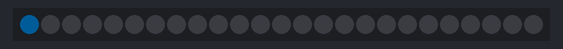
This sketch was run on a simulated ESP32. On the bench: 25 RGB LEDs in strip order, left to right. Dim RGB values are drawn brighter than linear.

Above: at 0.1 s.
At 0.7 s:
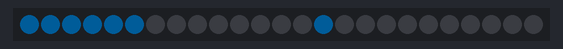
At 1.31 s:
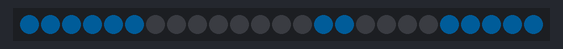
At 1.91 s:
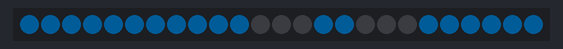
At 2.5 s:
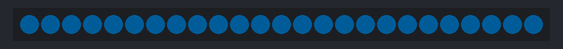

The sketch:

LED_Matrix_Spiral_Fill_Animation.ino
```cpp
/*
 * This program illuminates every pixel of the 5x5 RGB matrix
 * one-by-one in a clockwise spiral from the outside toward
 * the center using a FreeRTOS task.
 */

#include <Arduino.h>
#include <Adafruit_NeoPixel.h>

#define MATRIX_PIN 7
#define NUM_LEDS   25

Adafruit_NeoPixel matrix(
  NUM_LEDS,
  MATRIX_PIN,
  NEO_GRB + NEO_KHZ800
);

int pixelXY(int x, int y)
{
  if (y % 2 == 0)
    return y * 5 + x;

  return y * 5 + (4 - x);
}

// FreeRTOS Task for handling the matrix spiral animation
void matrixSpiralTask(void *pvParameters)
{
  while (true)
  {
    matrix.clear();

    int left = 0;
    int right = 4;
    int top = 0;
    int bottom = 4;

    // Walk inward in clockwise order
    while (left <= right && top <= bottom)
    {
      for (int x = left; x <= right; x++)
      {
        matrix.setPixelColor(
          pixelXY(x, top),
          matrix.Color(0, 150, 255)
        );
        matrix.show();
        vTaskDelay(pdMS_TO_TICKS(100));
      }

      top++;

      for (int y = top; y <= bottom; y++)
      {
        matrix.setPixelColor(
          pixelXY(right, y),
          matrix.Color(0, 150, 255)
        );
        matrix.show();
        vTaskDelay(pdMS_TO_TICKS(100));
      }

      right--;

      if (top <= bottom)
      {
        for (int x = right; x >= left; x--)
        {
          matrix.setPixelColor(
            pixelXY(x, bottom),
            matrix.Color(0, 150, 255)
          );
          matrix.show();
          vTaskDelay(pdMS_TO_TICKS(100));
        }

        bottom--;
      }

      if (left <= right)
      {
        for (int y = bottom; y >= top; y--)
        {
          matrix.setPixelColor(
            pixelXY(left, y),
            matrix.Color(0, 150, 255)
          );
          matrix.show();
          vTaskDelay(pdMS_TO_TICKS(100));
        }

        left++;
      }
    }

    vTaskDelay(pdMS_TO_TICKS(500));
  }
}

void setup()
{
  matrix.begin();
  matrix.setBrightness(25);
  matrix.clear();
  matrix.show();

  // Create the FreeRTOS task
  xTaskCreate(
    matrixSpiralTask,
    "SpiralTask",
    2048,
    NULL,
    1,
    NULL
  );
}

void loop()
{
  // FreeRTOS handles execution via tasks; leave loop empty or delete task
  vTaskDelete(NULL);
}
```

Measured:
- by itself, everything shown: repeats every 3.0 s, in 13 steps
- what the display in image 4 shows lasts 0.6 s, from 2.4 s to 3.0 s
